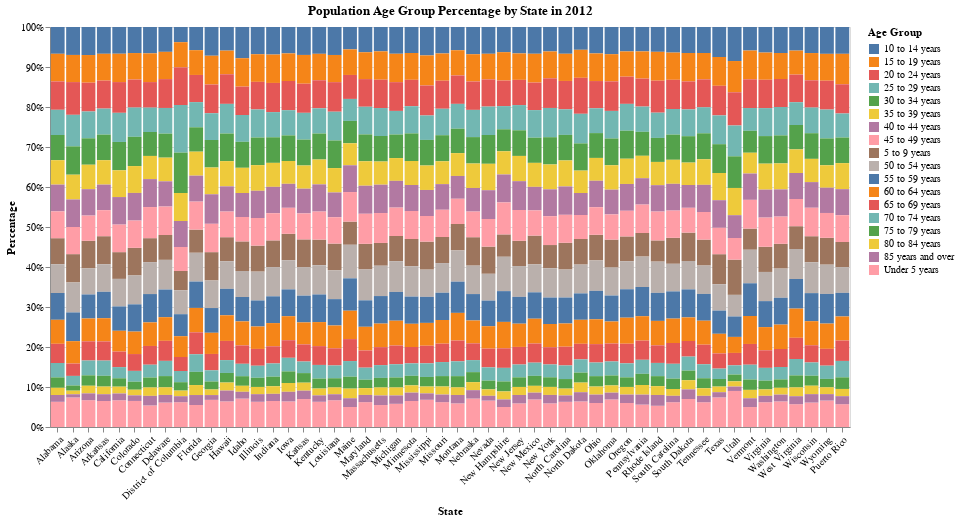

Source (notebook cell):
### Code cell
alt_population(year=2012)

### Figure 1 — Vega-Lite specification as saved in the notebook (floating-point values rounded to 4 significant figures; data arrays with more than 128 entries replaced by an {"elided": "..."} marker saying what was removed)
{"config": {"view": {"continuousWidth": 300, "continuousHeight": 300}, "axisX": {"labelAngle": -45}}, "data": {"name": "data-13efbeaaee975771c4d8a2bb41928f03"}, "mark": {"type": "bar"}, "encoding": {"color": {"field": "age_group", "title": "Age Group", "type": "nominal"}, "tooltip": [{"field": "state", "type": "nominal"}, {"field": "age_group", "type": "nominal"}, {"field": "percentage", "type": "quantitative"}], "x": {"field": "state", "sort": null, "title": "State", "type": "nominal"}, "y": {"field": "percentage", "stack": "normalize", "title": "Percentage", "type": "quantitative"}}, "height": 400, "title": "Population Age Group Percentage by State in 2012", "width": 800, "$schema": "https://vega.github.io/schema/vega-lite/v5.20.1.json", "datasets": {"data-13efbeaaee975771c4d8a2bb41928f03": {"elided": "936 records"}}}
